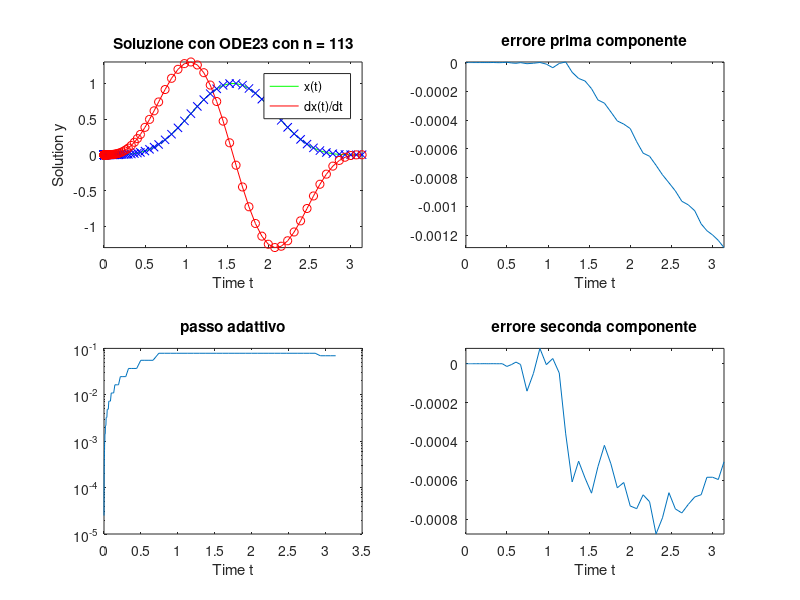

Source code (MATLAB):
%% Equazione di van der pol
%% x'' - mu * (1 - x^2) * x' + x = 0
%%
%% forzante
%% f(t) = y''(1,t) - mu * (1 - y(1, t) ^ 2) + y(1, t) = 0
%%
%% le pongo uguali visto che sono entrambe uguali a zero
%% x'' - mu * (1 - x^2) * x' + x = y''(1,t) - mu * (1 - y(1, t) ^ 2) + y(1, t)
%%
%% le riscrivo come segue
%% x'' - mu * (1 - x^2) * x' + x = f(t)
%%
%% porto al secono membro
%% x'' = f(t) - mu * (1 - x^2) * x' + x
%%
%% sistema di equazioni
%% equazione del secondo ordine
%% y'' = mu * (1 - y^2) * y' - y + f
%%
%% sistema del primo ordine
%% d y(1)  / dt = y(2)
%% d y(2)  / dt = mu * (1 - y(1)^2) * y(2) - y(1) + f
%%
%% soluzione esatta (scelta arbitrariamente)
%%
%% y (t, 1)  = sin (t) .^ 4
%% y (t, 2)  = y' (t, 1) = 4 * sin (t) .^ 3 .* cos (t)
%% y'(t, 2)  = y''(t, 1) = 4 * (3 * sin (t) ^ 2 * cos (t) ^2 - sin (t) ^ 4)

clc
clear all
close all
figure
tspan = [0,pi];

x   = @(t) sin (t) .^ 4;
xp  = @(t) 4 * sin (t) .^ 3 .* cos (t);
xpp = @(t) 4 * (3 * sin (t) .^ 2 .* cos (t) .^2 - sin (t) .^ 4);
mu  = 1;
f   = @(t) xpp(t) - mu * (1 - x(t).^2) .* xp(t) + x(t);
vdp = @(t, y) [y(2); mu*(1-y(1)^2)*y(2)-y(1)+f(t)];

[t, y] = ode45 (vdp, tspan, [x(0); xp(0)], odeset ('AbsTol', 1e-4));

subplot(2,2,1)
plot (t, x(t),'g', t, xp(t),'r', t, y(:, 1), 'xb', t, y(:, 2), 'or')
title (['Soluzione con ODE23 con n = ',int2str(length(t))])
xlabel('Time t');
ylabel('Solution y');
legend('x(t)','dx(t)/dt')
axis([tspan(1) tspan(2) -inf inf])

subplot(2,2,2)
plot (t, x(t) - y(:, 1))
title ('errore prima componente')
xlabel('Time t');
axis([tspan(1) tspan(2) -inf inf])

subplot(2,2,4)
plot (t, xp(t) - y(:, 2))
title ('errore seconda componente')
xlabel('Time t');
axis([tspan(1) tspan(2) -inf inf])

subplot(2,2,3)
semilogy (t(2:end), diff (t))
title ('passo adattivo')
xlabel('Time t');
% axis([tspan(1) tspan(2) -inf inf])